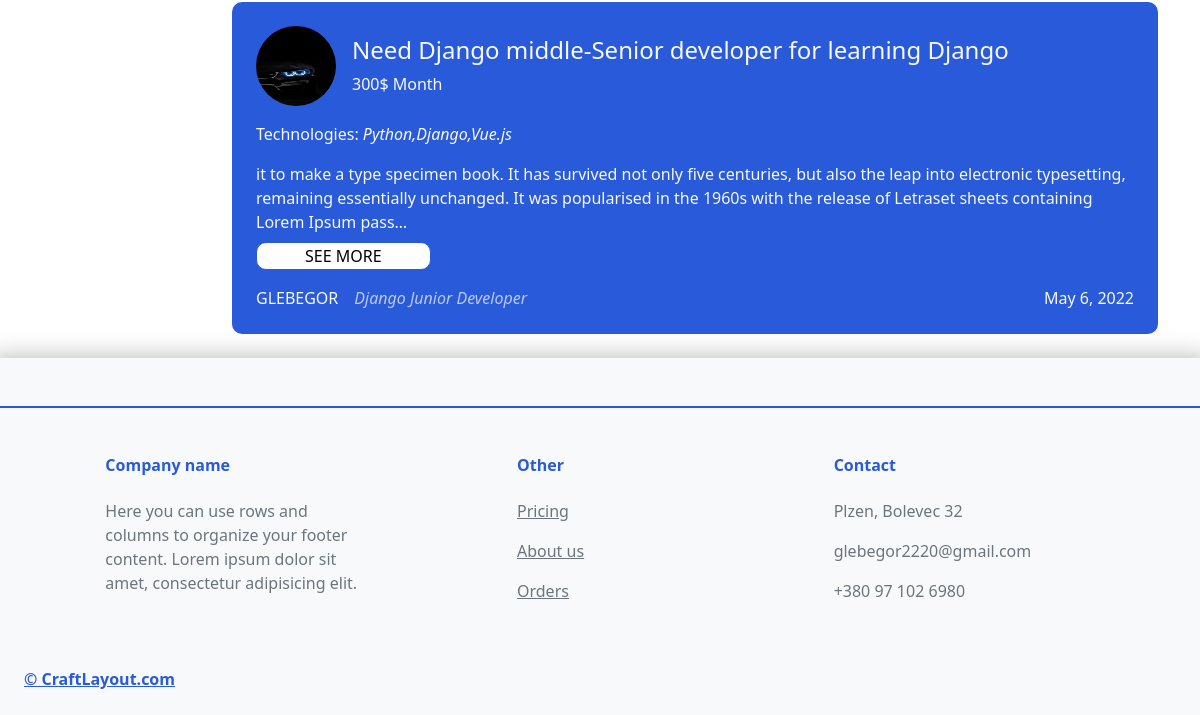
Page /exchange/ (lower part) on the earlier database version.
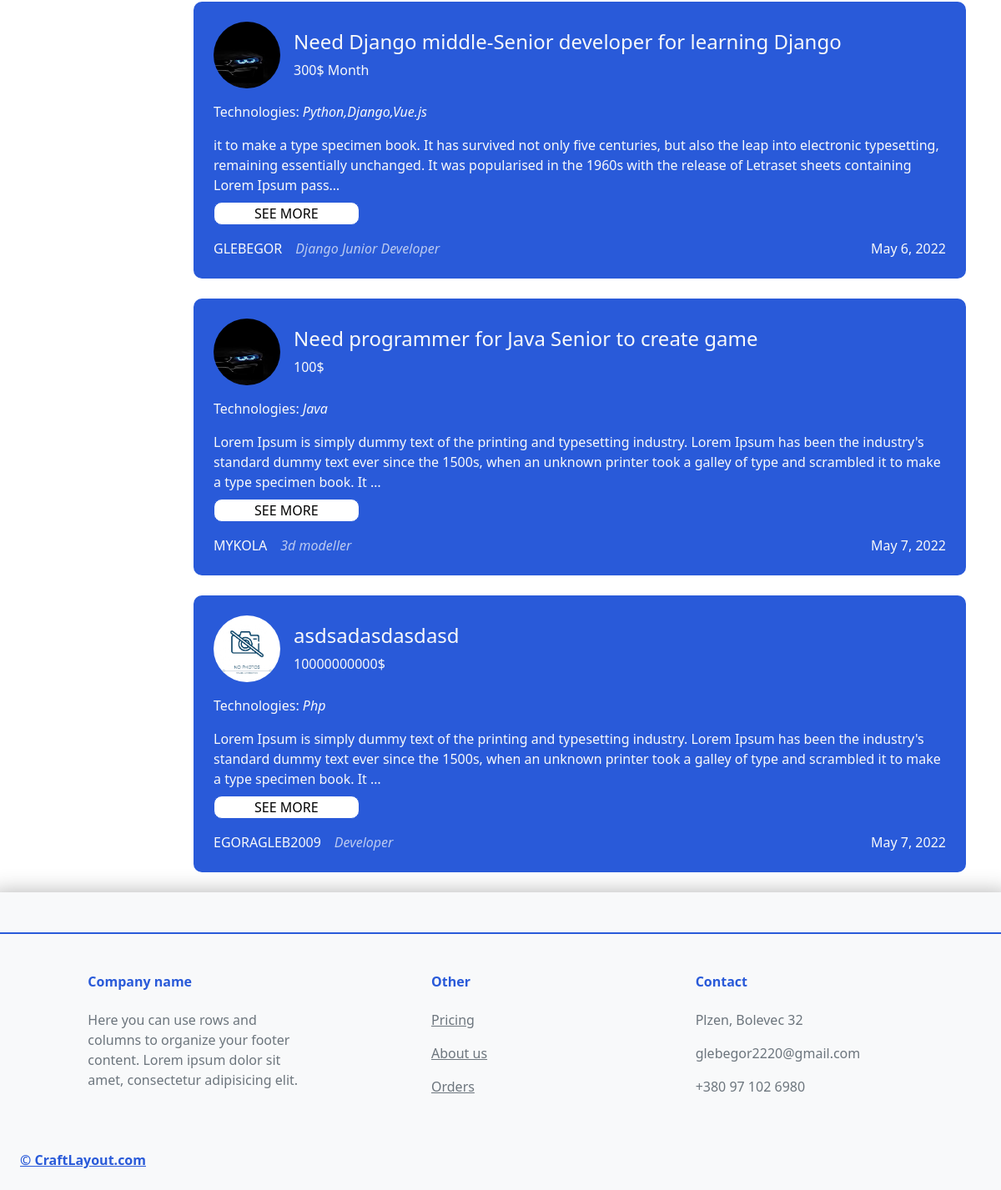
Same page on the later database version.
### exchange/models.py (models this page shows, shortened)
class Exchange(models.Model):
    user = models.ForeignKey(User, on_delete=models.CASCADE)
    title = models.CharField(max_length=255)
    salary = models.CharField(default='Agreements' ,max_length=255)
    text = models.TextField()
    technologies = models.CharField(max_length=255, default=' ')
    date = models.DateField(default=timezone.now)
    id = models.AutoField(primary_key=True)

### users/models.py (models this page shows, shortened)
class Profile(models.Model):
    user = models.OneToOneField(User, on_delete=models.CASCADE)
    Avatar = models.ImageField(default='default.png', upload_to='avatarks')
    banner = models.ImageField(default='default.png', upload_to='banners')
    position = models.CharField(default='Developer', max_length=150)

### exchange/views.py (the view)
# urls.py: path('exchange/', exchViews.exchangePage, name='exchange'),
def exchangePage(request):
    orders = Exchange.objects.all()
    context = {'data': orders}
    return render(request, 'exchange/exchange.html', context)

### exchange/templates/exchange/exchange.html (shortened to what this page needs)
{% extends 'services/main-layout.html' %}
{% block content%}
<div style="min-height: 640px;" class='container'>
    <div class="mt-2 row">
        <div class="col-2">
        </div>
        <div class="col-10">
            {% for order in data%}
            <div class='orderExchange my-4 p-4 text-light'>
                <div class="d-flex pb-3 align-items-center">
                    <img style="width: 80px;height: 80px; border-radius: 50%;" src={{ order.user.profile.Avatar.url}}>
                    <div class="ms-3">
                        <div class="h4">{{ order.title}}</div>
                        <div class="">{{ order.salary}}</div>
                    </div>
                </div>
                <p class="techExchange">Technologies: <em class="">{{ order.technologies}}</em></p>
                <div class="">{{ order.text|truncatechars:250}}</div>
                <a href={{ order.id }}><button class="btnExchange text-uppercase my-2 px-5">See more</button></a>
                <div class="d-flex justify-content-between pt-2">
                    <div class="d-flex">
                        <div class="text-uppercase">{{ order.user|truncatechars:25}}</div>
                        <em class="ps-3" style="opacity: .7;">{{ order.user.profile.position|truncatechars:25}}</em>
                    </div>
                    <div class="">{{ order.date}}</div>
                </div>
            </div>
            {% endfor%}
        </div>
    </div>
</div>
{% endblock%}

### services/templates/services/main-layout.html (shortened to what this page needs)
{% load static %}
<!DOCTYPE html>
<html lang="en">
<head>
    <link rel="stylesheet" href="{% static "services/style.css" %}">
    <link href="https://cdn.jsdelivr.net/npm/bootstrap@5.1.3/dist/css/bootstrap.min.css" rel="stylesheet">
</head>
<body>
<div class="main">
  {% block content%}{% endblock%}
</div>
<footer class="text-center text-lg-start bg-light text-muted">
    <div class="py-4" style="border-bottom: 2px solid #295AD9;"></div>
    <section class="">
      <div class="container text-center text-md-start mt-5">
        <div class="row mt-3">
          <div class="col-md-3 col-lg-4 col-xl-3 mx-auto mb-4">
            <h6 class=" fw-bold mb-4" style="color:#295AD9;">
                Company name
            </h6>
            <p>
              Here you can use rows and columns to organize your footer content. Lorem ipsum
              dolor sit amet, consectetur adipisicing elit.
            </p>
          </div>
          <div class="col-md-3 col-lg-2 col-xl-2 mx-auto mb-4">
            <h6 class=" fw-bold mb-4" style="color:#295AD9;">
                Other
            </h6>
            <p><a href="#" class="text-reset">Pricing</a></p>
            <p><a href="#" class="text-reset">About us</a></p>
            <p><a href="#" class="text-reset">Orders</a></p>
          </div>
          <div class="col-md-4 col-lg-3 col-xl-3 mx-auto mb-md-0 mb-4">
            <h6 class=" fw-bold mb-4" style="color:#295AD9;">
              Contact
            </h6>
            <p>Plzen, Bolevec 32</p>
            <p>glebegor2220@gmail.com</p>
            <p>+380 97 102 6980</p>
          </div>
        </div>
      </div>
    </section>
    <div class="text-start p-4">
      <a class="text-reset fw-bold" style="color:#295AD9!important;" href="">© CraftLayout.com</a>
    </div>
</footer>
</body>
</html>

### services/static/services/style.css (style rules this page uses)
body { margin: 0; font-family: 'Raleway', sans-serif; }
button { background-color: #fff; border: 1px solid #295AD9!important; border-radius: 10px!important; }
.main { min-height: 800px; }
footer { box-shadow: 0px 10px 25px 10px rgba(0, 0, 0, .3); }
.orderExchange { width: 100%; margin: 10px 0 auto; color: white; padding: 40px; border-radius: 10px; background-color: #295AD9; }

Differences in the rows shown:
added Exchange: user.profile.Avatar (picture), title "Need programmer for Java Senior to create game", salary "100$", technologies "Java", text "Lorem Ipsum is simply dummy text of the printing and typesetting industry. Lorem Ipsum has been the industry's standard dummy text ever since the 1500s, when an unknown printer took a galley of type and scrambled it to make a type specimen book. It …", user "MYKOLA", user.profile.position "3d modeller", date "May 7, 2022"
added Exchange: user.profile.Avatar (placeholder picture), title "asdsadasdasdasd", salary "10000000000$", technologies "Php", text "Lorem Ipsum is simply dummy text of the printing and typesetting industry. Lorem Ipsum has been the industry's standard dummy text ever since the 1500s, when an unknown printer took a galley of type and scrambled it to make a type specimen book. It …", user "EGORAGLEB2009", user.profile.position "Developer", date "May 7, 2022"
